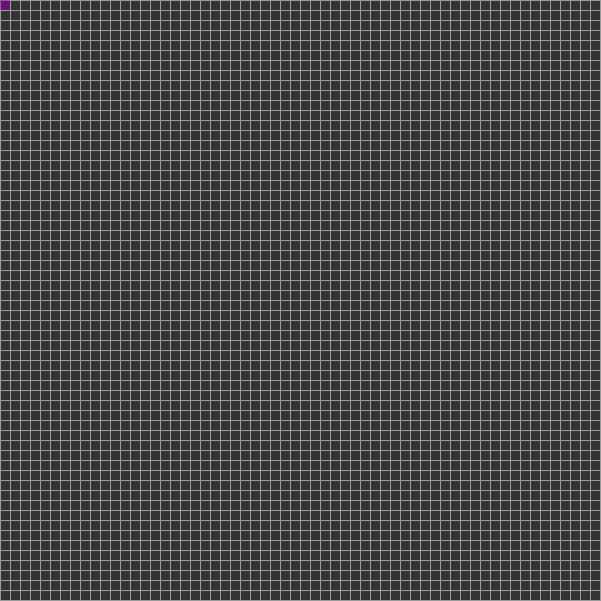
Frame 1 (no input)
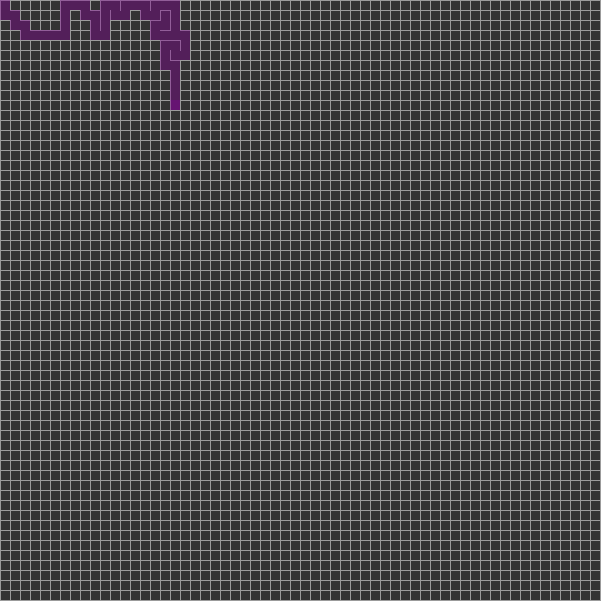
Frame 60 (the mouse pressed at the canvas centre just before this capture)
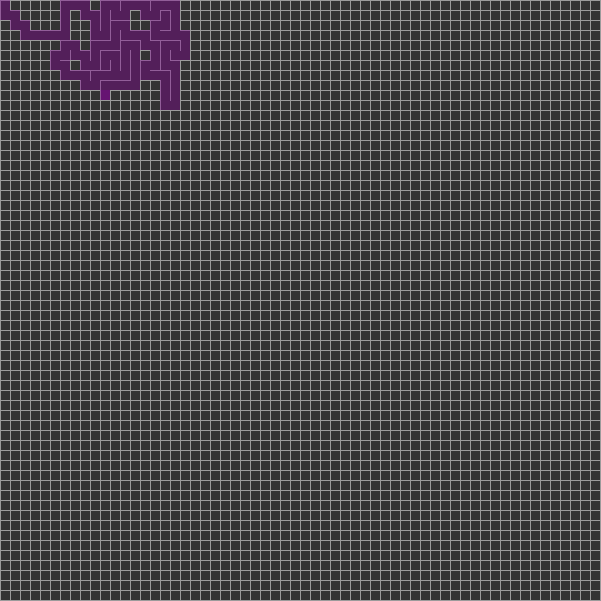
Frame 120 (the mouse held since frame 60 and released just before this capture)

The Processing sketch that drew these frames (run headless with seeded random() and noise(); from frame 60 on, the mouse is pressed at the canvas centre):

// Processing sketch: RecursiveBacktracking
// ── RecursiveBacktracking.pde
int cols, rows;
Grid grid;
Cell current;
Cell[][] cells;
int cellSize = 10;
int a = 0;

void setup() {
  size(601, 601);

  cols = floor(width / cellSize);
  rows = floor(height / cellSize);
  grid = new Grid(cells, cellSize, cols, rows);
}

void draw() {
  background(51);
  frameRate(10);
  current = grid.getCurrent();
  grid.update();
}

// ── Cell.pde
class Cell {
  PVector pos = new PVector();
  int w;
  boolean[] walls = new boolean[4];
  boolean visited = false;
  ArrayList<Cell> neighbors = new ArrayList();

  Cell(PVector pos, int w) {
    this.pos = pos.mult(w);
    this.w = w;
    for (int i = 0; i< this.walls.length; i++) {
      this.walls[i] = true;
    }
  }

  void highlight() {
    noStroke();
    fill(133, 0, 150, 100);
    rect(pos.x, pos.y, w, w);
  }
  
  void addNeighbors(Cell c){
    neighbors.add(c);
  }


  void show() {
    stroke(155);
    if (this.walls[0]) {
      line(pos.x, pos.y, pos.x + w, pos.y);
    }
    if (this.walls[1]) {
      line(pos.x + w, pos.y, pos.x + w, pos.y + w);
    }
    if (this.walls[2]) {
      line(pos.x + w, pos.y + w, pos.x, pos.y + w);
    }
    if (this.walls[3]) {
      line(pos.x, pos.y + w, pos.x, pos.y);
    }
    if (visited) {
      noStroke();
      rect(pos.x, pos.y, w, w);
    }
  }

  void deleteWall(int index) {
    this.walls[index] = false;
  }
}

// ── Grid.pde
class Grid {


  Cell[][] cells;
  int cols, rows;
  int cellSize;
  int cellCount;
  Cell current;
  Cell next;
  ArrayList<Cell> stack = new ArrayList();


  Grid(Cell[][] cells, int cellSize, int cols, int rows) {
    this.cells = cells;
    this.cellSize = cellSize;
    this.cols = cols;
    this.rows = rows;
    this.cellCount = cols*rows;
    fillGrid();
  }

  void update() {
    findNeighbors();
    current.visited = true;
    current.highlight();
    show();
    if (next != null && !next.visited) {
      stack.add(getCurrent());
      removeWallBetween(getCurrent(), next);
      setCurrent(next);
    } else if (stack.size() > 0) {
      getCurrent().visited = true;
      setCurrent(stack.get(stack.size()-1));
      stack.remove(stack.size()-1);
    }
  }
  void fillGrid() {
    this.cells = new Cell[this.cols][this.rows];
    for (int i = 0; i < this.cols; i++) {
      for (int j = 0; j < this.rows; j++) {
        cells[i][j] = new Cell(new PVector(i, j), cellSize);
      }
    }
    setCurrent(cells[0][0]);
  }

  void show() {
    for (int i = 0; i < this.cols; i++) {
      for (int j = 0; j < this.rows; j++) {
        cells[i][j].show();
      }
    }
  }

  void removeWallBetween(Cell a, Cell b) {
    if (a.pos.y - b.pos.y > 0) {
      a.deleteWall(0);
      b.deleteWall(2);
    } else if (a.pos.y - b.pos.y < 0) {
      a.deleteWall(2);
      b.deleteWall(0);
    }
    if (a.pos.x - b.pos.x > 0) {
      a.deleteWall(3);
      b.deleteWall(1);
    } else if (a.pos.x - b.pos.x < 0) {
      a.deleteWall(1);
      b.deleteWall(3);
    }
  }

  Cell getCurrent() {
    return current;
  }
  void setCurrent(Cell current) {
    this.current = current;
  }

  Cell pickNeighbor() {
    if (getCurrent().neighbors.size() > 0) {
      int i = floor(random(getCurrent().neighbors.size()));
      return getCurrent().neighbors.get(i);
    } else {
      return null;
    }
  }


  void findNeighbors() {
    this.next = null;
    int a = -1;
    int b = -1;
    float condition_1 = (cellSize * cols) - cellSize;
    float condition_2 = (cellSize * rows) - cellSize;
    Cell top = null;
    Cell right = null;
    Cell bottom = null;
    Cell left = null;
    for (int i = 0; i < cells.length; i++) {
      for (int j = 0; j < cells[0].length; j++) {
        if (getCurrent() == cells[i][j]) {
          a = i;
          b = j;
        }
      }
    }

    if (getCurrent().pos.y > cellSize/2) {
      top = this.cells[a][b - 1];
    }
    if (getCurrent().pos.x < condition_1) {
      right = this.cells[a + 1][b];
    }
    if (getCurrent().pos.y < condition_2) {
      bottom = this.cells[a][b + 1];
    }
    if (getCurrent().pos.x > cellSize/2) {
      left = this.cells[a - 1][b];
    }

    if (top != null && !top.visited) {
      getCurrent().addNeighbors(top);
    }
    if (right != null && !right.visited) {
      getCurrent().addNeighbors(right);
    }
    if (bottom != null && !bottom.visited) {
      getCurrent().addNeighbors(bottom);
    }
    if (left != null && !left.visited) {
      getCurrent().addNeighbors(left);
    }
    this.next = pickNeighbor();
  }
}
